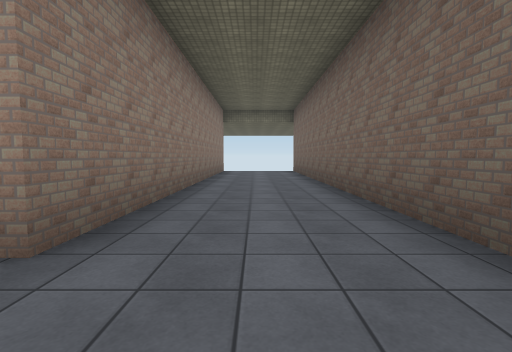
View 1 (above)

16 first-person views from a walk through a scene from a Unity 3-D project. The camera is 1.3 m above the floor, tilts 4° down and sees 85° across. Doors are open. The floor is counted in squares, 2.72 m on a side. Each view is taken from the middle of a square. On the plan, view 1 faces up. The plan holds only what a view shows up to about 9 squares ahead; the rest is blank. The place goes on beyond the plan. The player is left out. Some surface patterns are stand-ins.

View 2
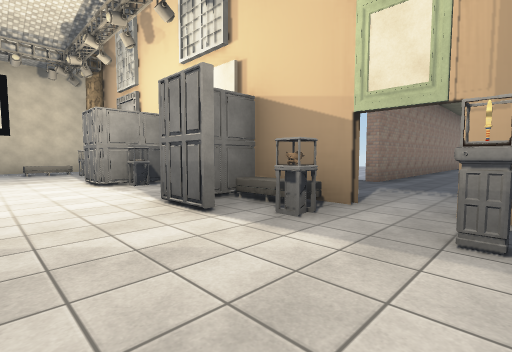

View 3
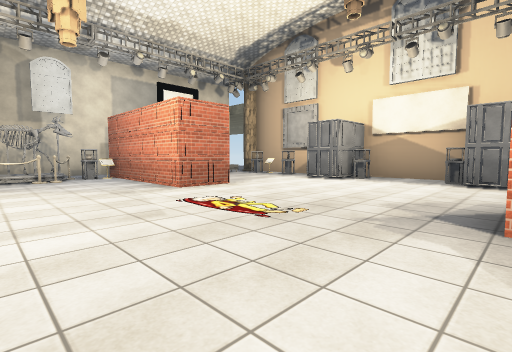

View 4
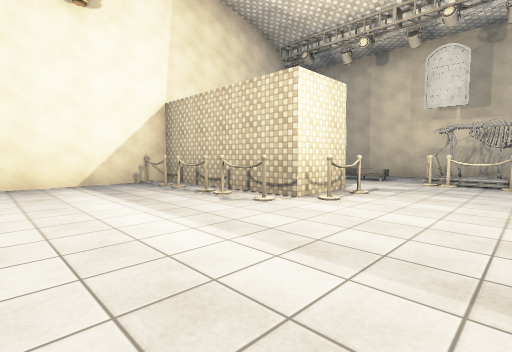

View 5
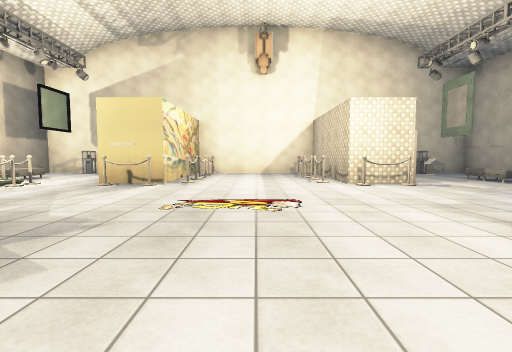

View 6
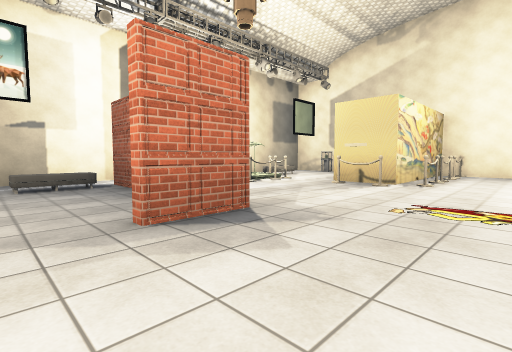

View 7
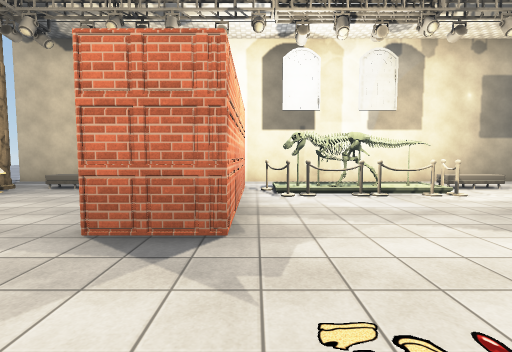

View 8
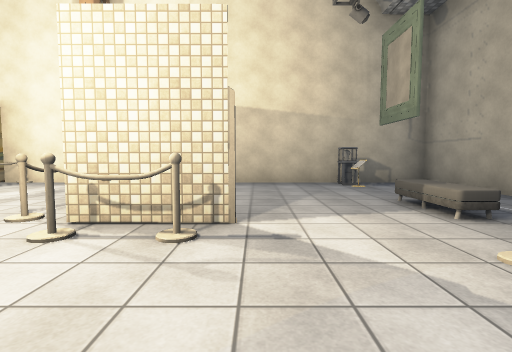

View 9
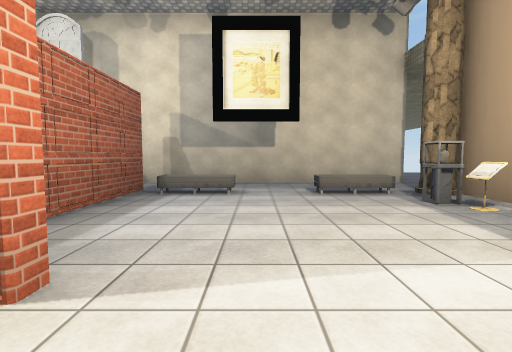

View 10
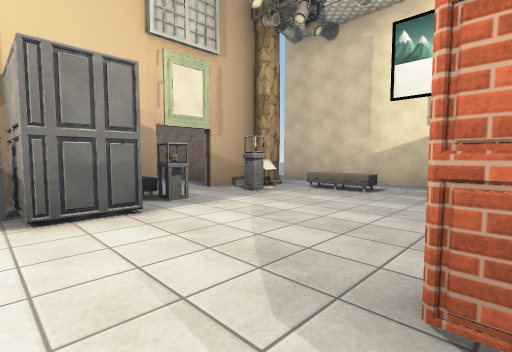

View 11
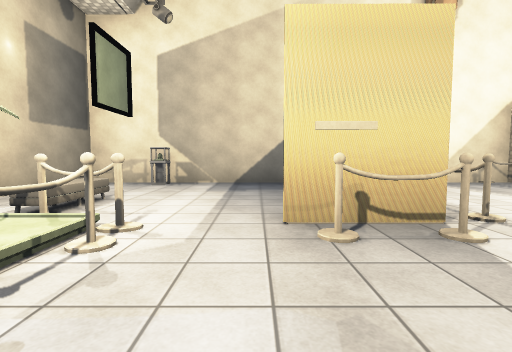

View 12
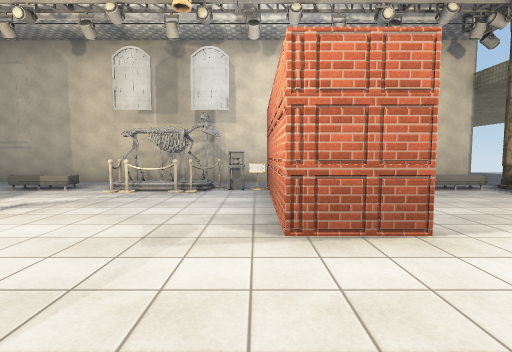

View 13
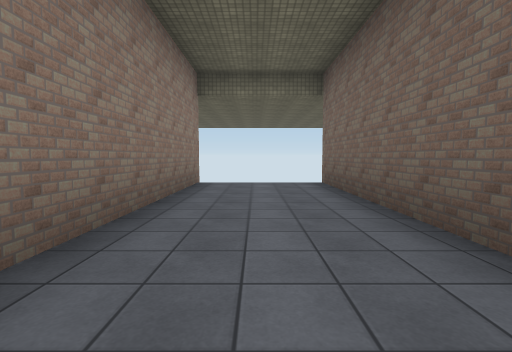

View 14
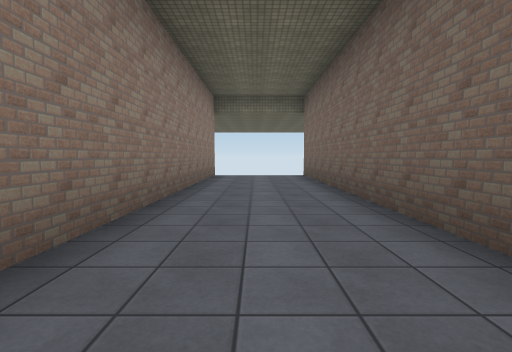

View 15
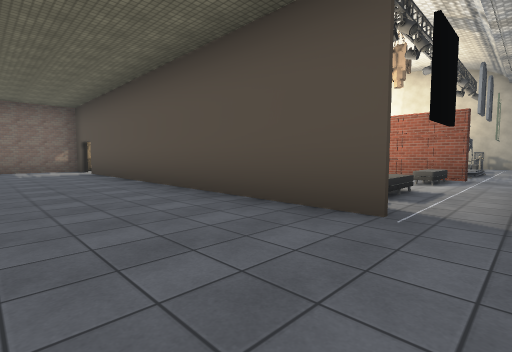

View 16
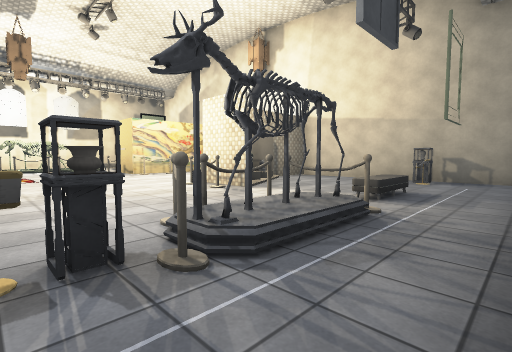

### Floor plan
Points are (right, up) in squares from view 1. A wall is a line through its corners. A room is listed if a view was taken in it or the views show most of it. See-through windows are left out.
Room 1 (views 1, 13, 14)
walls: (1.2, -1.3) (1.2, 9.2); (-1.5, -1.3) (-0.2, -1.3); (-1.1, 9.4) (-1.1, 1.3)
ways out: open door at (0.5, -1) to room 2; opening at (-1, 0.5) to room 3; gap at (-1, 9) to room 3; gap at (1, 9)
Room 2 (views 2, 3, 4, 5, 6, 7, 8, 9, 10, 11, 12, 16)
walls: (-4.7, -12.1) (-4.7, -10.4) (-4.7, -12.2); (-1.4, -12.2) (-1.4, -10.4); (-4.9, -4.8) (-4.9, -5.8) (-7.5, -5.8); (-7.6, -5.6) (-6.1, -5.6); (1.4, -5.6) (2.1, -5.6); (1.7, -5.8) (-0.9, -5.8) (-1.1, -5.6) (-1.1, -4.8); (-5.5, -1.4) (-7.6, -1.4); (-9.1, -2.5) (-9.1, -12.2) (3, -12.2) (3, -0.9); (-0.2, -1.4) (-4, -1.4); (1.6, -1.4) (0.5, -1.4)
ways out: open door at (0.5, -1) to room 1; opening at (-9, -2) to room 3
objects: other object (-8, -12); other object (-8, -11); other object (-8, -10) to (-8, -9); other object (-8, -8); other object (-8, -7); other object (-8, -6); other object (-8, -5); other object (-8, -3); other object (-7, -8); other object (-7, -2); other object (-6, -10); other object (-6, -2); other object (-5, -10); other object (-5, -9); other object (-4, -12); other object (-4, -11); other object (-4, -9); other object (-4, -2); other object (-2, -12); other object (-2, -11); other object (-2, -9); other object (-2, -2); other object (-1, -2); other object (1, -9); other object (1, -8); other object (1, -7); other object (1, -6); other object (1, -2); other object (2, -12); other object (2, -10) to (2, -9); other object (2, -8) to (2, -7); other object (2, -5); other object (2, -3)
Room 3 (view 15)
walls: (-8.2, -1.3) (-1.5, -1.3); (-9.1, -1.2) (-9.1, -2.5)
ways out: opening at (-1, 0.5) to room 1; gap at (-1, 9) to room 1; opening at (-9, -2) to room 2

Positions as (right, up) in squares from view 1, and headings:
1: (0, 0), facing up
2: (1, -4), facing up-left
3: (-1, -8), facing up-left
4: (-2, -7), facing down-left
5: (-3, -4), facing down
6: (-3, -4), facing down-right
7: (-3, -6), facing right
8: (-6, -7), facing down
9: (-4, -4), facing left
10: (-2, -5), facing up-right
11: (0, -7), facing down
12: (-3, -6), facing left
13: (0, 4), facing up
14: (0, 2), facing up
15: (-9, 1), facing down-right
16: (-9, -6), facing down-right
